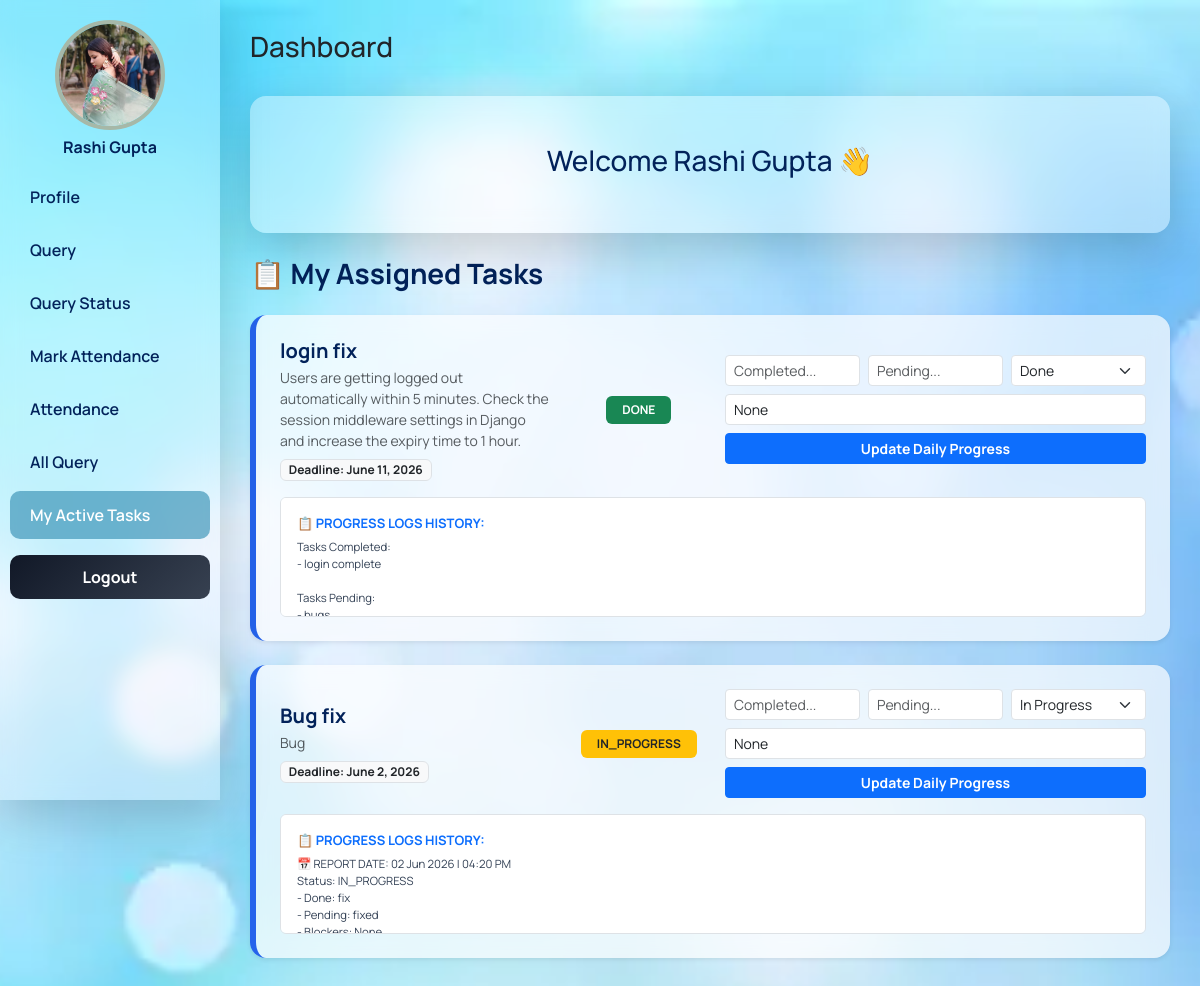
Page /dashboard/ (signed in) on the earlier database version.
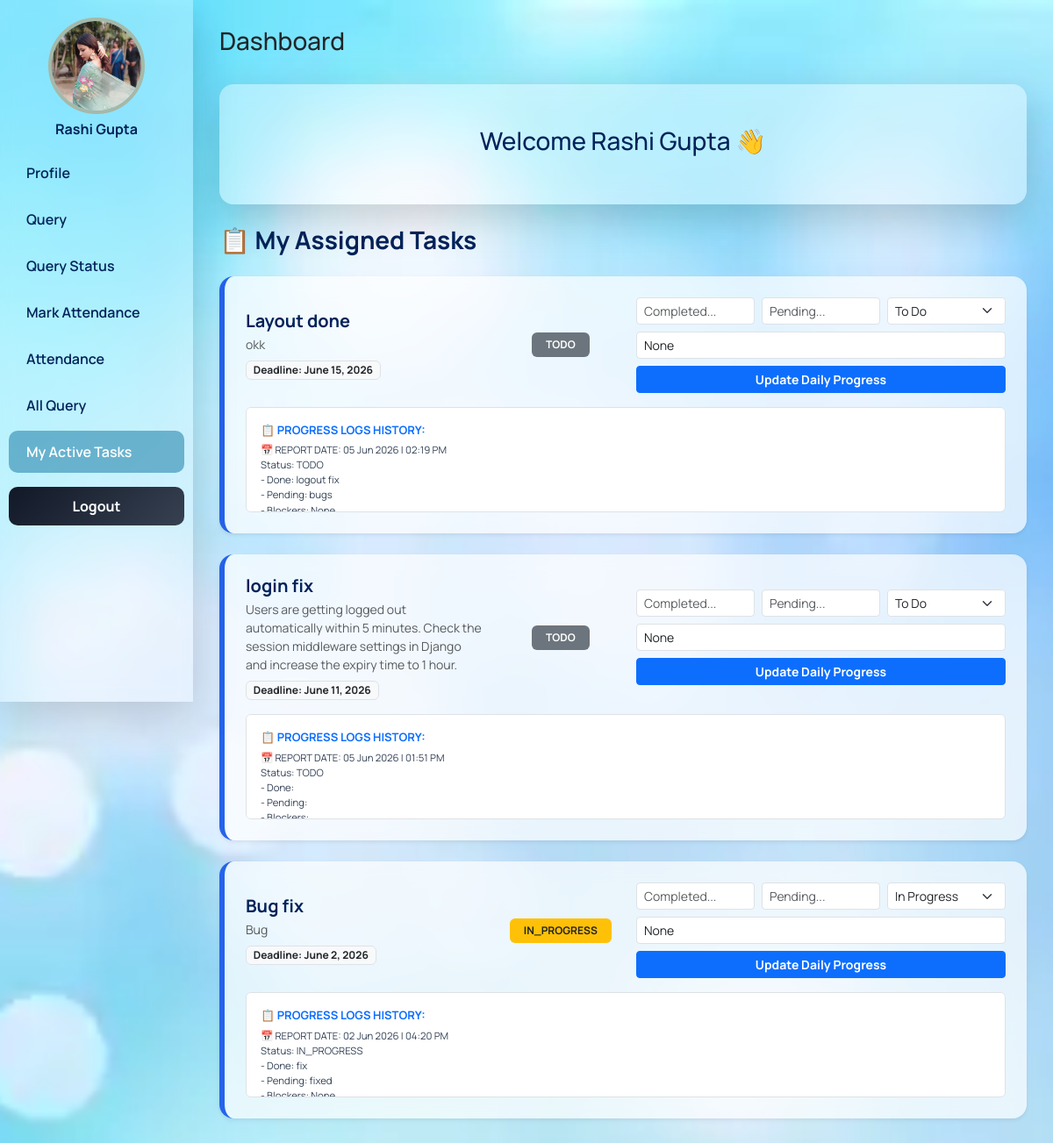
Same page on the later database version.
### app/models.py (models this page shows, shortened)
class AddEmployee(models.Model):
    name = models.CharField(
        max_length=100,
        validators=[MaxLengthValidator(10), MinLengthValidator(3)],
        error_messages={
            'min_length': 'Name must contain at least 3 characters.',
            'max_length': 'Name cannot exceed 20 characters.'
        }
    )
    email = models.EmailField(unique=True)
    contact = models.CharField(
        max_length=15,
        validators=[Emp_contact]
    )
    image = models.ImageField(
        upload_to='employee_images/',
        blank=True,
        null=True
    )
    password = models.CharField(max_length=128)
    department = models.CharField(max_length=50, null=True)
    d_code = models.CharField(max_length=20, null=True)
    d_des = models.CharField(max_length=50, null=True)
    joining_date = models.DateField(null=True, blank=True)
    salary = models.IntegerField(null=True, blank=True)
    is_team_leader = models.BooleanField(default=False)
    reporting_to = models.ForeignKey('self', on_delete=models.SET_NULL, null=True, blank=True, related_name='team_members')

class Task(models.Model):
    STATUS_CHOICES = [
        ('TODO', 'To Do'),
        ('IN_PROGRESS', 'In Progress'),
        ('DONE', 'Done'),
    ]
    title = models.CharField(max_length=200)
    description = models.TextField()
    assigned_team = models.ForeignKey('ProjectGroup', on_delete=models.CASCADE, null=True, blank=True, related_name='team_tasks')
    assigned_to = models.ForeignKey(AddEmployee, on_delete=models.CASCADE, related_name='tasks')
    status = models.CharField(max_length=20, choices=STATUS_CHOICES, default='TODO')
    created_at = models.DateTimeField(auto_now_add=True)
    due_date = models.DateField()
    progress_note = models.TextField(null=True, blank=True)

### app/views.py (the view)
# urls.py: path('dashboard/',dashboard,name='dashboard'),
def dashboard(req):
    if req.session.get('admin', None):
        data = req.session.get('admin')
        total_emp = new.objects.count()
        total_dep = dep.objects.count()
        total_query = Query.objects.count()
        total_tasks = Task.objects.count() # 🔥 Naya task count
        today = date.today()
        today_attendance = Attendance.objects.filter(date=today).count()
        return render(req, 'admindashboard.html', {
            'data': data,
            'total_emp': total_emp,
            'total_dep': total_dep,
            'total_query': total_query,
            'today_attendance': today_attendance,
            'total_tasks': total_tasks # 🔥 Template me bheja
        })
    elif req.session.get('user_id', None):
        id = req.session['user_id']
        userdata = new.objects.get(id=id)
        my_tasks = Task.objects.filter(assigned_to=userdata).order_by('-created_at')
        return render(req, 'userdashboard.html', {'data': userdata, 'my_tasks': my_tasks})
    else:
        return redirect('login')

### app/templates/userdashboard.html (shortened to what this page needs)
{% block contant %}
<!DOCTYPE html>
<html lang="en">
<head>
    <link href="https://cdn.jsdelivr.net/npm/bootstrap@5.3.2/dist/css/bootstrap.min.css" rel="stylesheet">
</head>
<body>
<div class="wrapper">
    <div class="sidebar shadow-lg">
        <div class="text-center mb-3 px-2">
            {% if data.image %}
            <img src="{{ data.image.url }}" class="profile-img mb-2">
            {% else %}
            <div class="profile-img mb-2 d-block mx-auto" style="background:#fff;"></div>
            {% endif %}
            <h6 style="color:#02225a;font-weight:700;">{{ data.name }}</h6>
        </div>
        <a href="{% url 'profile' %}" class="{% if section == 'profile' %}active{% endif %}">Profile</a>
        <a href="{% url 'query' %}" class="{% if section == 'query' %}active{% endif %}">Query</a>
        <a href="{% url 'query_status' %}" class="{% if section == 'query_status' %}active{% endif %}">Query Status</a>
<a href="{% url 'mark_my_attendance_page' %}" class="">Mark Attendance</a>        <a href="{% url 'my_attendance' %}" class="">Attendance</a>
        <a href="{% url 'all_query' %}" class="{% if section == 'all-query' %}active{% endif %}">All Query</a>
        <a href="{% url 'dashboard' %}" class="{% if my_tasks %}active{% endif %}"> My Active Tasks</a>
        <div class="sidebar-logout">
            <form method="post" action="{% url 'logout' %}">
                <button type="submit">Logout</button>
            </form>
        </div>
    </div>
    <div class="main-content">
        <div class="d-flex justify-content-between align-items-center mb-4">
            <h3>Dashboard</h3>
        </div>
        {% if not section %}
        <div class="glass shadow-lg p-5 text-center">
            <h3>Welcome {{ data.name }} 👋</h3>
        </div>
        {% endif %}
      <div id="jira_tasks" class="mt-4">
    <h3 class="mb-4 fw-bold" style="color: #02225a;">📋 My Assigned Tasks</h3>
    {% for t in my_tasks %}
    <div class="glass shadow-sm p-4 mb-4" style="background: rgba(255, 255, 255, 0.7); border-radius: 16px; border-left: 6px solid #2563eb;">
        <div class="row align-items-center">
            <div class="col-md-4">
                <h5 class="fw-bold mb-1" style="color: #02225a;">{{ t.title }}</h5>
                <p class="text-muted small mb-2">{{ t.description }}</p>
                <span class="badge bg-light text-dark border">Deadline: {{ t.due_date }}</span>
            </div>
            <div class="col-md-2 text-center">
                <span class="badge {% if t.status == 'DONE' %}bg-success{% elif t.status == 'IN_PROGRESS' %}bg-warning text-dark{% else %}bg-secondary{% endif %} px-3 py-2">
                    {{ t.status }}
                </span>
            </div>
            <div class="col-md-6">
                <form action="{% url 'update_task_status' t.id %}" method="post">
                    <div class="row g-2">
                        <div class="col-md-4">
                            <input type="text" name="completed_tasks" class="form-control form-control-sm" placeholder="Completed..." required>
                        </div>
                        <div class="col-md-4">
                            <input type="text" name="pending_tasks" class="form-control form-control-sm" placeholder="Pending..." required>
                        </div>
                        <div class="col-md-4">
                            <select name="status" class="form-select form-select-sm">
                                <option value="TODO" {% if t.status == 'TODO' %}selected{% endif %}>To Do</option>
                                <option value="IN_PROGRESS" {% if t.status == 'IN_PROGRESS' %}selected{% endif %}>In Progress</option>
                                <option value="DONE" {% if t.status == 'DONE' %}selected{% endif %}>Done</option>
                            </select>
                        </div>
                        <div class="col-md-12">
                            <input type="text" name="issues_tasks" class="form-control form-control-sm" value="None" placeholder="Blockers/Issues (Optional)">
                        </div>
                        <div class="col-md-12 mt-2">
                            <button type="submit" class="btn btn-primary btn-sm w-100 fw-bold">Update Daily Progress</button>
                        </div>
                    </div>
                </form>
            </div>
        </div>
        {% if t.progress_note %}
        <div class="mt-3 p-3 bg-white rounded border" style="font-size: 13px; max-height: 120px; overflow-y: auto; color: #334155;">
            <strong class="text-primary d-block mb-1">📋 PROGRESS LOGS HISTORY:</strong>
            <pre style="font-family: inherit; margin: 0; white-space: pre-line;">{{ t.progress_note }}</pre>
        </div>
        {% endif %}
    </div>
    {% empty %}
    <div class="glass p-5 text-center text-muted">
        <h5>No tasks assigned yet. Enjoy your day!</h5>
    </div>
    {% endfor %}
</div>
        </div>
     </div>
</body>
</html>
{% endblock contant %}

### app/templates/userdashboard.html (style rules this page uses)
* { margin:0; padding:0; box-sizing:border-box; font-family:'Manrope',sans-serif; }
html, body { overflow-x:hidden; }
body { background: url('/static/images/new django.webp') no-repeat center center fixed; background-size: cover; min-height: 100vh; }
.wrapper { display:flex; width:100%; min-height:100vh; }
.sidebar { width:220px; min-width:220px; height:100vh; position:fixed; top:0; left:0; padding-top:20px; background:rgba(255,255,255,0.3); backdrop-filter:blur(10px); z-index:999; overflow-y:auto; transition:0.3s ease; }
.glass { background:rgba(255,255,255,0.4); backdrop-filter:blur(10px); border-radius:16px; color:#02225a; }
.profile-img { width:110px; height:110px; border-radius:50%; object-fit:cover; border:4px solid #a6b8a8; }
.sidebar a { display:block; padding:12px 20px; color:#02225a; text-decoration:none; font-weight:600; border-radius:10px; margin:5px 10px; transition:0.2s ease; }
.sidebar a:hover, .sidebar a.active { background:rgba(66,152,185,0.7); color:#fff; }
.sidebar-logout { margin:16px 10px 0; text-align:center; }
.sidebar-logout button { width:100%; border-radius:10px; padding:10px; font-weight:700; border:none; background:linear-gradient(135deg,#111827,#374151); color:white; transition:0.2s ease; cursor:pointer; }
.main-content { margin-left:220px; padding:30px; width:calc(100% - 220px); min-height:100vh; transition:0.3s ease; }

Differences in the rows shown:
added Task: title "Layout done", description "okk", due_date "June 15, 2026", status "TODO", status "To Do", progress_note "📅 REPORT DATE: 05 Jun 2026 | 02:19 PM Status: TODO - Done: logout fix - Pending: bugs…"
changed Task "login fix": status "DONE" → "TODO"; status "Done" → "To Do"; progress_note "Tasks Completed: - login complete Tasks Pending:…" → "📅 REPORT DATE: 05 Jun 2026 | 01:51 PM Status: TODO - Done: - Pending:…"
